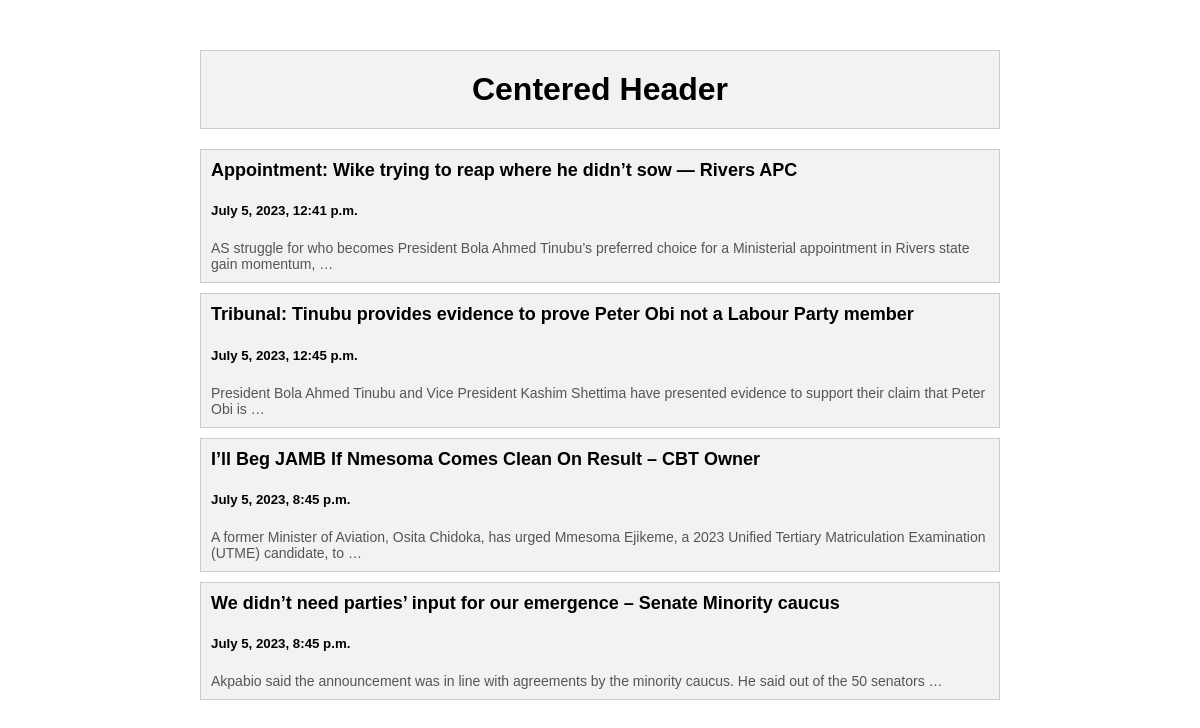
The page / on the database its author committed.
### posts/models.py (models this page shows)
class Post(models.Model):
    Headline = models.CharField(max_length=255)
    Description = models.CharField(max_length=1000000000)
    Date_Posted = models.DateTimeField(default = datetime.now(), blank= True)

### posts/views.py (the view)
# urls.py: path('', views.index, name = 'index'),
def index(requests):
    posts = Post.objects.all()
    return render(requests, 'index.html', {'posts':posts})

### templates/index.html (shortened to what this page needs)
{% load static %}
<!DOCTYPE html>
<html lang="en-us">
<head>
  	<link rel="stylesheet" href="{% static 'style.css' %}">
</head>
<body>
  <div class="container">
    <div class="header">
      <div class="main-header">
        <h1>Centered Header</h1>
      </div>
	  {% for post in posts %}
      <div class="header-item">
        <a href="/posts/{{ post.id }}">
          <div class="header-content">
            <h2>{{ post.Headline }}</h2>
			<h5>{{ post.Date_Posted }}</h5>
            <p>{{ post.Description|truncatewords:20 }}</p>
          </div>
        </a>
      </div>
	  {% endfor %}
    </div>
  </div>
</body>
</html>

### static/style.css (style rules this page uses)
body { margin: 0; padding: 0; font-family: Arial, sans-serif; }
.container { max-width: 800px; margin: 0 auto; }
.header { margin-top: 50px; }
.main-header { background-color: #f2f2f2; padding: 20px; border: 1px solid #ccc; margin-bottom: 20px; text-align: center; }
.main-header h1 { margin: 0; }
.header-item { background-color: #f2f2f2; border: 1px solid #ccc; margin-bottom: 10px; }
.header-content { padding: 10px; }
.header-item h2 { margin: 0; font-size: 18px; }
.header-item p { margin: 0; font-size: 14px; color: #555; }
.header-item a { text-decoration: none; color: black; }

### rows shown on the page
Post: Headline "Appointment: Wike trying to reap where he didn’t sow — Rivers APC", Date_Posted "July 5, 2023, 12:41 p.m.", Description "AS struggle for who becomes President Bola Ahmed Tinubu’s preferred choice for a Ministerial appointment in Rivers state gain momentum, …"
Post: Headline "Tribunal: Tinubu provides evidence to prove Peter Obi not a Labour Party member", Date_Posted "July 5, 2023, 12:45 p.m.", Description "President Bola Ahmed Tinubu and Vice President Kashim Shettima have presented evidence to support their claim that Peter Obi is …"
Post: Headline "I’ll Beg JAMB If Nmesoma Comes Clean On Result – CBT Owner", Date_Posted "July 5, 2023, 8:45 p.m.", Description "A former Minister of Aviation, Osita Chidoka, has urged Mmesoma Ejikeme, a 2023 Unified Tertiary Matriculation Examination (UTME) candidate, to …"
Post: Headline "We didn’t need parties’ input for our emergence – Senate Minority caucus", Date_Posted "July 5, 2023, 8:45 p.m.", Description "Akpabio said the announcement was in line with agreements by the minority caucus. He said out of the 50 senators …"
